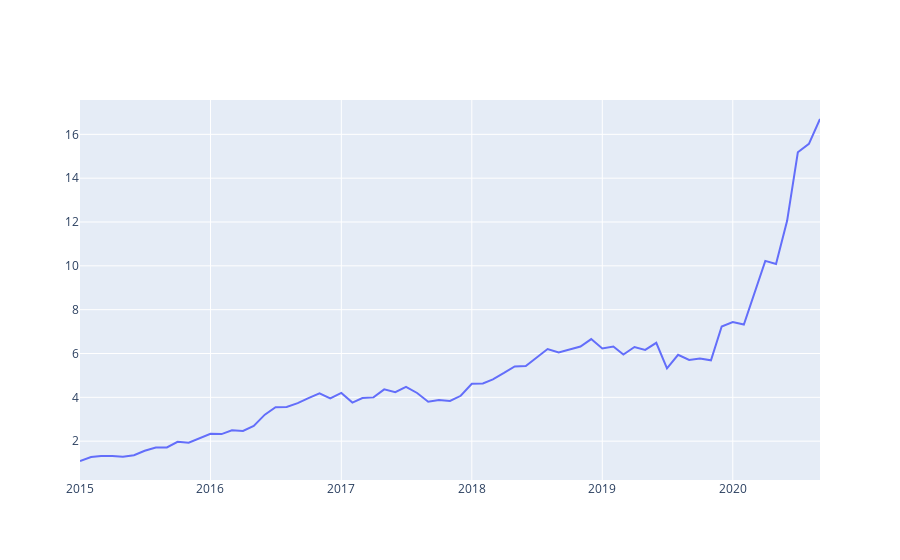

The notebook cell this image was saved under:
### Code cell
a = fwd_test_moment_val(strategy_name='revenue',start_date='2015-01-01', end_date='2021-05-31', delay_month=6, delay=0, chart = True)
